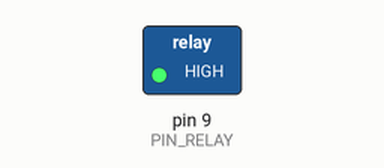
Simulated run of this sketch. Board: Arduino Uno, built with avr-gcc and run on an emulated ATmega328P. Shown: switched loads named in the sketch (green lamp = pin HIGH). Pins used as bus, display or sensor lines are not drawn.

Above: at 1.2 s.
At 3.1 s:
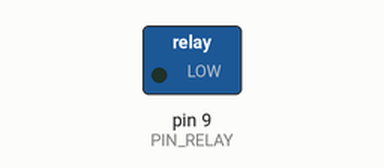
Timing chart, 0 to 6.0 s (numbered marks = the images above):
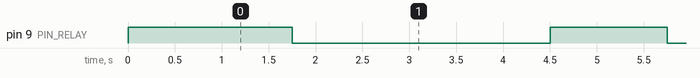

Measured:
- by itself, pin 9 (PIN_RELAY): alternates HIGH for 1.3 s and LOW for 2.8 s, 4 changes in all, then stays HIGH

The sketch:

playground.ino
```cpp
#include "plotter.cpp"

/// Debug
#define DEBUG
#ifdef DEBUG
#define LOG(...) Serial.print(__VA_ARGS__)
#define LOGLN(...) Serial.println(__VA_ARGS__)
#else
#define LOG(...)   // no-op
#define LOGLN(...) //
#endif

/// Arduino
// const int PIN_POT = 2; // Pot
// const float stepSize = 0.005;

// Delay Utility
const int DELAY_SHORT = 5;   // Shape drawing
const int DELAY = 20;        // Linear coords
const int DELAY_LONG = 1000; // Step pause
const int DELAY_PEN = 150;   // Pen up/down

void DS() { delay(DELAY_SHORT); }
void D() { delay(DELAY); }
void DL() { delay(DELAY_LONG); }
void DP() { delay(DELAY_PEN); }

Plotter plotter;
boolean hasDrawn = false;

void setup()
{
  Serial.begin(9600);

  // Setup plotter
  plotter.penUp();
  delay(750);

  // Setup paper
  plotter.paper.type = Paper::Type::marker;
}

// MARK: - Loop

void loop()
{
  // Draw on first loop only
  if (!hasDrawn)
  {
    draw();
    hasDrawn = true;

    // Return home.
    plotter.goToOrigin();
  }
}

// Draw in me
void draw()
{
  // plotter.visualizePaperDimensions();
  drawSquares();
}

void drawSquares()
{
  // Outer
  plotter.goToCenter();
  delay(1000);
  plotter.penDown();
  delay(750);

  // Up
  plotter.move({0, 1.5});
  delay(500);

  // Right
  plotter.move({3, 0});
  delay(500);

  // Down
  plotter.move({0, -3});
  delay(500);

  // Left
  plotter.move({-2, 0});
  delay(500);

  plotter.penUp();
  delay(750);

  // Inner

  // Up
  plotter.move({0, 1});
  delay(500);

  plotter.penDown();
  delay(750);

  // Up
  plotter.move({0, 1});
  delay(500);

  // Right
  plotter.move({1, 0});
  delay(500);

  // Down
  plotter.move({0, -1});
  delay(500);

  // Left
  plotter.move({-1, 0});
  delay(500);

  plotter.penUp();
  delay(750);
}

  //////////////////////////
 ////////// Test //////////
//////////////////////////

// void drawCircles() {
//   float x = 0.5;
//     float y = 0.15;
//     float rad = 0.02;
//     for (float i = 0; i <= 0.1; i += 0.05) {
//       float z = pow(i, 2) / 0.5;
//       drawCircle(x - (z * 0.75), y, rad + z, true);
//     }
// }

// void drawCircle(float x,float y, float radius, boolean dryRun) {
//   // Set initial coords
//   double px = x + radius * cos(0);
//   double py = y + radius * sin(0);
//   setPos(px, py);

//   if (!dryRun) {
//     // Pause and pen down
//     drawWillBegin();
//   }

//   // Draw circle
//   for (float i=0; i<(360 * 1.04); i+= 0.25) { // Coeff for extra steps depending upon radius a bigger radius might need more steps
//     double radians = i * PI / 180;
//     double px = x + radius * cos(radians);
//     double py = y + radius * sin(radians);
//     setPos(px, py);

//     delay(1); // Coord delay
//   }

//   if (!dryRun) {
//     // Pause and pen up
//     drawDidEnd();
//   }
// }

// float dist(float x0, float y0, float x1, float y1)
// {
//   return sqrt(pow(x1 - x0, 2) + pow(y1 - y0, 2));
// }

// void draw(float x0, float x1)
// {
//   float delta = fabs(x1 - x0);
//   for (float i = 0.0; i < delta; i += stepSize)
//   {
//     float n = i / delta;
//     float x = smoothstep(x0, x1, n);
//     Serial.println(x);
//   }
// }

// float smoothstep(float x0, float x1, float val)
// {
//   // Scale, bias and saturate x to 0..1 range
//   val = clamp((val - x0) / (x1 - x0), 0.0, 1.0);
//   // Evaluate polynomial
//   return val * val * (3 - 2 * val);
// }

// float clamp(float x, float lowerlimit, float upperlimit)
// {
//   if (x < lowerlimit)
//     x = lowerlimit;
//   if (x > upperlimit)
//     x = upperlimit;
//   return x;
// }
```

paper.cpp
```cpp
// A coordinate of arbitrary units.
struct Point
{
  float x, y;
};

// Represents dimension measurements in inches.
struct Dimension
{
  float width, height;
};

// Describes the Paper being used in terms of dimensions and origin offset;
struct Paper
{
  // The type of paper being used - defines the inches dimensions.
  enum Type
  {
    letter,
    marker,
    maximum
  };

  Type type;

  // {width, height} in inches for the given paper. Oriented
  // landscape to align with the plotter plate.
  static Dimension dimensionForType(Type type)
  {
    switch (type)
    {
    case letter:
      return {11.0, 8.5};
    case marker:
      return {12.0, 9.0};
    case maximum:
      return {15.0, 10.0};
    default:
      return {0, 0};
    }
  }

  // {width, height} in inches for the given paper. See above.
  Dimension getDimension()
  {
    return dimensionForType(type);
  }

  // Returns the {x, y} origin for the current Paper Type in inches
  // in plotter space 15x10 in.
  Point getOriginOffset()
  {
    switch (type)
    {
    case letter:
      // X: inset by delta of horizontal center
      // Y: 0 - bottom
      return {1.25, 0.0};
    case marker:
      return {0.5, 0.0};
    default:
      // Plotter corner origin
      return {0.0, 0.0};
    }
  }

  // Returns the center {x, y} of the current Paper Type in
  // inches in paper space.
  Point getCenter()
  {
    Dimension dim = getDimension();
    return {
        dim.width / 2.0,
        dim.height / 2.0};
  }
};
```

plotter.cpp
```cpp
#include <SPI.h>
#include "paper.cpp"

/// Debug
#define DEBUG
#ifdef DEBUG
#define Log(...) Serial.print(__VA_ARGS__)
#define Logln(...) Serial.println(__VA_ARGS__)
#else
#define Log(...)   // no-op
#define Logln(...) //
#endif

/// Pin IO
const int PIN_CS = 10;   // Clock sync - MCP 4822 12-bit DAC
const int GAIN_1 = 0x1;  // UNUSED (?) - HIGH - SPI Output GAIN channel
const int GAIN_2 = 0x0;  // LOW - SPI Output GAIN channel
const int PIN_RELAY = 9; // Relay - Controls pen up/down

// Plotter min and max dimension space. 4096 x 4096
const float PLOTTER_MIN_DIM = 0;
const float PLOTTER_MAX_DIM = 4096;

// Plotter Physical Insets, in [0, 4096] space
const float PLOTTER_X_INSET = 532;
const float PLOTTER_Y_INSET = 1048;

// Plotter Physics max dimensions in plotter space [0, 4096]
static int PLOTTER_X_MAX = PLOTTER_MAX_DIM - (2 * PLOTTER_X_INSET);
static int PLOTTER_Y_MAX = PLOTTER_MAX_DIM - (2 * PLOTTER_Y_INSET);

// Delta from ruler position to actual pen-tip drawing position.
// Ensures that drawings will sit in the correct position on the
// paper as the axis arm has a large discrepancy between ruler and pen.
const float PLOTTER_PEN_X_OFFSET = (0.8 / 15.0) * PLOTTER_X_MAX;
const float PLOTTER_PEN_Y_OFFSET = (-0.5 / 10.0) * PLOTTER_Y_MAX;

// Data type to record the last input position with relative metadata preserved.
struct Position
{
  // The current pen position as {x, y};
  Point point;

  // Whether the point is relative to the paper's origin.
  // true indicates the point is relative to the paper's origin.
  // false indicates the point is relative to the plotter's origin.
  boolean relative;
};

class Plotter
{
public:
  // The current paper media type.
  Paper paper;

  // Current coordinates with relative metadata preserved.
  Position pos;

  Plotter()
  {
    // Setup IO
    pinMode(PIN_CS, OUTPUT);
    pinMode(PIN_RELAY, OUTPUT);

    SPI.begin();
    SPI.setClockDivider(SPI_CLOCK_DIV2);

    // Setup default paper size - Plotter max dimensions.
    paper.type = Paper::Type::maximum;

    // Set inital point
    pos.point = paper.getCenter();
    pos.relative = true;
  }


  // MARK: - Pen Controls

  // Raise Pen.
  void penUp()
  {
    digitalWrite(PIN_RELAY, HIGH);
  }

  // Lower Pen.
  void penDown()
  {
    digitalWrite(PIN_RELAY, LOW);
  }

  // Move Pen {x, y} inches relative to the current position.
  //
  // delta: Point - x, y inches to translate from current pos
  void move(Point delta)
  {
    moveTo({pos.point.x + delta.x,
          pos.point.y + delta.y},
         pos.relative);
  }

  // Set Pen to absolute {x, y} position in inches. Optionallity
  // relative to the paper space origin.
  //
  // point: Point - x, y coordinate for pen
  // relative: boolean - whether `point` is relative to the
  //           paper's origin (rather than plotter device origin).
  void moveTo(Point point, boolean relative)
  {
    // Update current position and relativity.
    pos.point = point;
    pos.relative = relative;

    // Add offset w/ origin if relative point
    Point originOffset = {0, 0};
    if (relative)
    {
      originOffset = paper.getOriginOffset();
    }
    Point normalizedPoint = normalizePoint({originOffset.x + point.x,
                                            originOffset.y + point.y});
    setXY(normalizedPoint);
  }


  // MARK: - Plotter Controls, Utility

  // Moves the Pen to the origin of the plotter device.
  void goToHome()
  {
    moveTo({0, 0}, false);
  }

  // Moves Pen to the origin of the current paper type.
  void goToOrigin()
  {
    moveTo({0, 0}, true);
  }

  // Moves Pen to the center of the current paper type.
  void goToCenter()
  {
    moveTo(paper.getCenter(), true);
  }

  // Moves Pen to the top-right corner of the current paper type.
  void goToMaxDimension()
  {
    Dimension dim = paper.getDimension();
    moveTo({dim.width, dim.height}, true);
  }

  // Demo sequence to track the perimeter of the current paper
  // type. End at paper center.
  void visualizePaperDimensions()
  {
    Dimension dim = paper.getDimension();

    // Origin / Bottom Left
    goToOrigin();
    delay(500);

    // Top Left
    moveTo({0, dim.height}, true);
    delay(500);

    // Top Right
    goToMaxDimension();
    delay(500);

    // Bottom Right
    moveTo({dim.width, 0}, true);
    delay(500);

    // Origin / Bottom Left
    goToOrigin();
    delay(500);

    // Center
    goToCenter();
    delay(500);
  }


private:

  // MARK: - Paper Dimension, Utility

  Point normalizePoint(Point point)
  {
    // Plotter max paper size in inches
    Dimension maxDim = Paper::dimensionForType(Paper::Type::maximum);

    // Point normalized to plotter space 15x10 in
    Point pointNormal = {
        point.x / maxDim.width,
        point.y / maxDim.height};

    // Return in normal space [0.0, 1.0]
    return pointNormal;
  }


  // MARK: - Axis Position, Utility

  // point ({x: [0.0, 1.0], y: [0.0, 1.0]}) normalized position for the physical plotter
  // Note: You should not need to set this directly.
  void setXY(Point point)
  {
    setX(point.x);
    setY(point.y);
  }

  // pos: [0.0, 1.0] normalized position for the physical plotter
  // Note: You should not need to set this directly.
  void setX(float pos)
  {
    float outputPos = PLOTTER_X_INSET + PLOTTER_PEN_X_OFFSET + (pos * PLOTTER_X_MAX);
    if (max(PLOTTER_X_INSET, min(outputPos, PLOTTER_X_INSET + PLOTTER_X_MAX)))
    {
      setOutput(0, GAIN_2, 1, outputPos);
    }
    else
    {
      Log("\n** [SPI][Error] X pos: ");
      Logln(pos);
    }
  }

  // pos: [0.0, 1.0] normalized position for the physical plotter
  // Note: You should not need to set this directly.
  void setY(float pos)
  {
    float outputPos = PLOTTER_Y_INSET + PLOTTER_PEN_Y_OFFSET + (pos * PLOTTER_Y_MAX);
    if (max(PLOTTER_Y_INSET, min(outputPos, PLOTTER_Y_INSET + PLOTTER_Y_MAX)))
    {
      setOutput(1, GAIN_2, 1, outputPos);
    }
    else
    {
      Log("\n** [SPI][Error] Y pos: ");
      Logln(pos);
    }
  }


  // MARK: - SPI, Utility
  // Set SPI channel voltage level to control X,Y
  // position of pen plotter through DAC;

  // Sets voltage of output pin using SPI.
  //
  // channel  - `0` (x axis) or `1` (y axis)
  // gain     - `GAIN_2` (low) or `GAIN_1` (high)
  // shutdown - `1` (?)
  // val      - value to write [0, 4096]
  void setOutput(byte channel, byte gain, byte shutdown, unsigned int val)
  {
    byte lowByte = val & 0xff;
    byte highByte = ((val >> 8) & 0xff) | channel << 7 | gain << 5 | shutdown << 4;

    PORTB &= 0xfb;
    SPI.transfer(highByte);
    SPI.transfer(lowByte);
    PORTB |= 0x4;
  }

};
```
